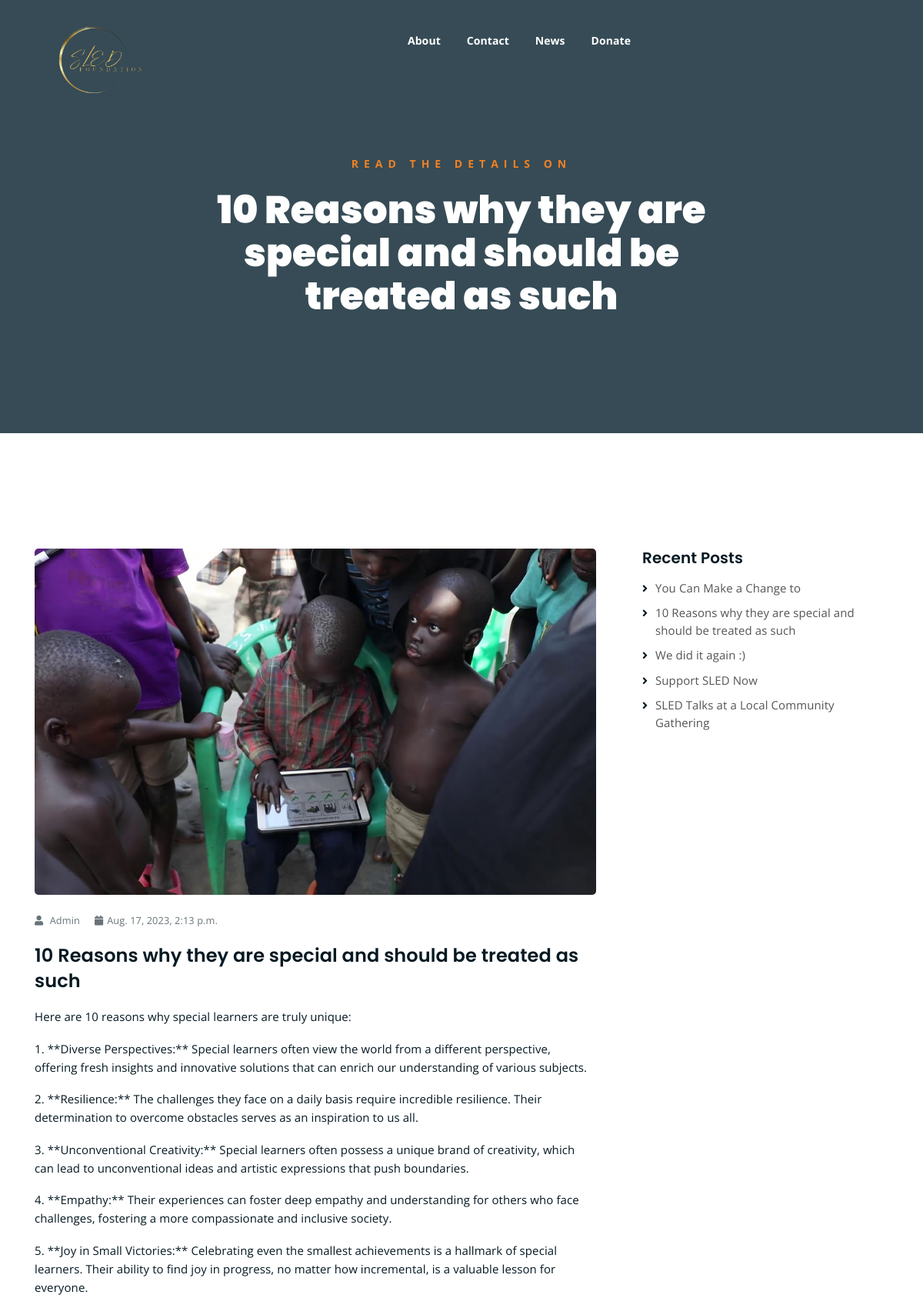
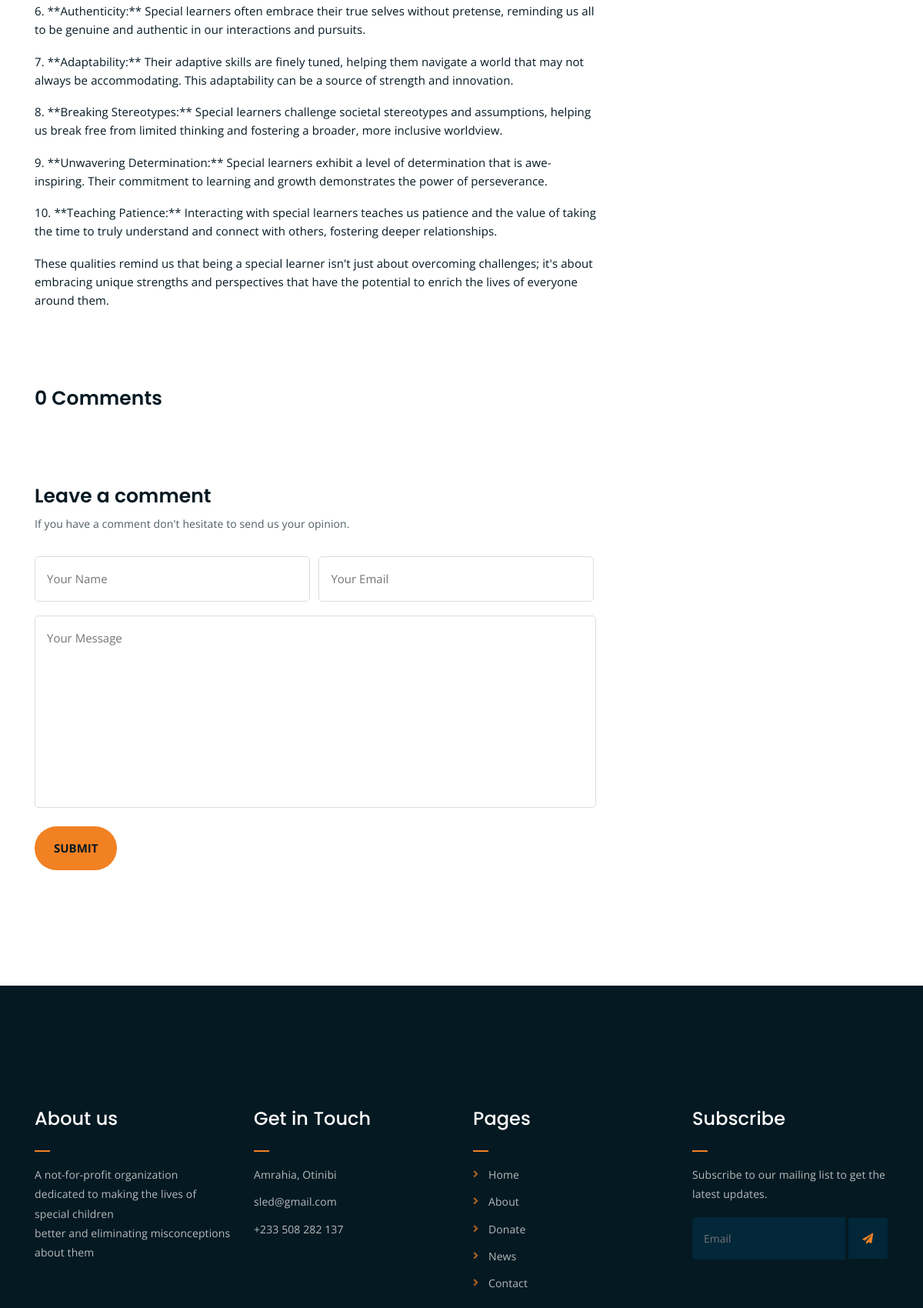
Screenshot of /blog/9 (upper part) with the database file from the repository (2 pictures, top to bottom).
### blog/models.py (models this page shows, shortened)
class Blog(models.Model):
    title = models.CharField(max_length=255)
    content = models.TextField()
    image = image = models.ImageField(upload_to='media', blank=True)
    created_at = models.DateTimeField(auto_now=True)

### blog/views.py (the view)
# urls.py: path('blog/<int:blog_id>', BV.display_blog, name='display_blog'),
def display_blog(request, blog_id):
    blog = Blog.objects.get(pk=blog_id)
    rec_post = Blog.objects.all().order_by('-created_at')[:5]
    comments = blog.comment_set.all()
    return render(request, 'single-news.html', {'blog':blog, 'rc':rec_post, 'comments':comments})

### blog/templates/single-news.html (shortened to what this page needs)
{% extends 'base.html' %}
{% block main_content %}
	<div class="breadcrumb-section breadcrumb-bg">
		<div class="container">
			<div class="row">
				<div class="col-lg-8 offset-lg-2 text-center">
					<div class="breadcrumb-text">
						<p>Read the Details on</p>
						<h1>{{blog.title}}</h1>
					</div>
				</div>
			</div>
		</div>
	</div>
	<div class="mt-150 mb-150">
		<div class="container">
			<div class="row">
				<div class="col-lg-8">
					<div class="single-article-section">
						<div class="single-article-text">
							<div
							style="background-image: url({{blog.image.url}});
							  height: 450px;
							  background-size: cover;
								background-position: center;
								border-radius: 5px;
								margin-bottom: 20px;
															"
							></div>
							<p class="blog-meta">
								<span class="author"><i class="fas fa-user"></i> Admin</span>
								<span class="date"><i class="fas fa-calendar"></i>{{blog.created_at}}</span>
							</p>
							<h2>{{blog.title}}</h2>
							<p style="font-size: medium;">{{blog.content|linebreaks}}</p>
						</div>
						<div class="comments-list-wrap">
							<h3 class="comment-count-title">{{comments.count}} Comments</h3>
						</div>
						<div   class="comment-template">
							<h4>Leave a comment</h4>
							<p>If you have a comment don't hesitate to send us your opinion.</p>
							<form id="sub_form">
								<p>
									<input type="text" id="c_name" required placeholder="Your Name">
									<input type="email" id="c_mail" required placeholder="Your Email">
								</p>
								<p><textarea required name="comment" maxlength="500" id="comment" cols="30" rows="10" placeholder="Your Message"></textarea></p>
								<p><input type="submit" value="Submit"></p>
							</form>
						</div>
					</div>
				</div>
				<div class="col-lg-4">
					<div class="sidebar-section">
						<div class="recent-posts">
							<h4>Recent Posts</h4>
							<ul>
								{% for post in rc %}
								<li><a href="{% url 'display_blog' post.id %}">{{post.title}}</a></li>
								{% endfor %}
							</ul>
						</div>
					</div>
				</div>
			</div>
		</div>
	</div>
	{% endblock main_content %}

### blog/static/assets/css/main.css (style rules this page uses)
html { font-size: 14px; font-weight: 400; line-height: 28px; height: 100%; }
body { font-family: "Open Sans", sans-serif; font-weight: 400; font-size: 1rem; letter-spacing: 0.1px; line-height: 1.8; color: #051922; overflow-x: hidden; }
a { cursor: pointer; text-decoration: none; -webkit-transition: all 0.2s ease-in-out; -o-transition: all 0.2s ease-in-out; transition: all 0.2s ease-in-out; }
h1, .h1, h2, .h2, h3, .h3, h4, .h4, h5, .h5, h6, .h6 { font-family: "Poppins", sans-serif; font-weight: 700; margin: 0 0 1.25rem 0; color: #051922; }
h1:last-child, .h1:last-child, h2:last-child, .h2:last-child, h3:last-child, .h3:last-child, h4:last-child, .h4:last-child, h5:last-child, .h5:last-child, h6:last-child, .h6:last-child { margin: 0; }
h1, .h1 { font-size: 4rem; font-weight: 700; line-height: 4rem; }
h2, .h2 { font-size: 3rem; font-weight: 700; line-height: 3.25rem; }
h3, .h3 { font-size: 2rem; font-weight: 700; line-height: 2.25rem; }
h4, .h4 { font-size: 1.5rem; font-weight: 700; line-height: 1.75rem; }
p { font-family: "Open Sans", sans-serif; font-weight: 400; font-size: 1rem; letter-spacing: 0.1px; line-height: 1.8; color: #051922; margin: 0 0 1.25rem 0; }
p:last-child { margin: 0; }
.mt-150 { margin-top: 150px; }
.mb-150 { margin-bottom: 150px; }
.breadcrumb-bg { background-image: url(../img/breadcrumb-bg.jpg); }
.breadcrumb-text p { color: #F28123; font-weight: 700; text-transform: uppercase; letter-spacing: 7px; }
.breadcrumb-text h1 { font-size: 50px; font-weight: 900; color: #fff; margin: 0; margin-top: 20px; }
.breadcrumb-section { padding: 150px 0; background-size: cover; background-position: center center; position: relative; z-index: 1; background-attachment: fixed; padding-top: 200px; }
.breadcrumb-section:after { position: absolute; left: 0; top: 0; width: 100%; height: 100%; content: ""; background-color: #07212e; z-index: -1; opacity: 0.8; }
input[type="submit"] { -webkit-transition: 0.3s; -o-transition: 0.3s; transition: 0.3s; border-radius: 50px !important; }
.recent-posts ul li { -webkit-transition: 0.3s; -o-transition: 0.3s; transition: 0.3s; }
.sidebar-section ul li a { -webkit-transition: 0.3s; -o-transition: 0.3s; transition: 0.3s; }
html, body { height: 100%; }
input[type="submit"] { background-color: #F28123; color: #051922; font-weight: 700; text-transform: uppercase; font-size: 15px; border: none !important; cursor: pointer; padding: 15px 25px; border-radius: 3px; }
p.blog-meta span { margin-right: 15px; opacity: 0.6; color: #051922; font-size: 0.85em; }
p.blog-meta span:last-child { margin-right: 0; }
p.blog-meta span i { margin-right: 5px; }
.single-article-text h2 { font-size: 24px; font-weight: 600; line-height: 1.4; margin-bottom: 10px; }
.single-article-text p { font-size: 15px; line-height: 1.6; color: #051922; }
.comments-list-wrap { margin: 100px 0; }
.comments-list-wrap h3 { font-size: 25px; font-weight: 600; margin-bottom: 50px; }
.comment-template h4 { font-size: 25px; font-weight: 600; margin-bottom: 50px; }
.comment-template h4 { margin-bottom: 10px; }
.comment-template > p { opacity: 0.7; margin-bottom: 30px; }
.comment-template form p input[type=text] { border: 1px solid #ddd; width: 49%; padding: 15px; border-radius: 5px; font-size: 15px; color: #051922; }
.comment-template form p input[type=email] { border: 1px solid #ddd; width: 49%; padding: 15px; border-radius: 5px; font-size: 15px; color: #051922; margin-left: 10px; }
.comment-template form p textarea { border: 1px solid #ddd; padding: 15px; font-size: 15px; color: #051922; border-radius: 5px; height: 250px; resize: none; width: 100%; }
.sidebar-section { margin-left: 30px; }
.sidebar-section h4 { font-size: 20px; font-weight: 600; margin-bottom: 15px; }
.sidebar-section ul { margin: 0; padding: 0; list-style: none; }
.sidebar-section ul li { line-height: 1.5; }
.sidebar-section ul li a { color: #555; font-size: 15px; }
.sidebar-section > div { margin-bottom: 60px; }
.sidebar-section > div:last-child { margin-bottom: 0; }
.recent-posts ul li, .archive-posts ul li { position: relative; padding-left: 17px; margin-bottom: 10px; }
.recent-posts ul li:before, .archive-posts ul li:before { position: absolute; left: 0; top: 2px; content: "\f105"; font-family: "Font Awesome 5 Free"; font-weight: 900; }

### blog/static/assets/css/responsive.css (style rules this page uses)
@media only screen and (min-width: 992px) and (max-width: 1200px) { .comment-template form p input[type=email] { margin-left: 8px; } }

### rows the page displays
Blog: title "10 Reasons why they are special and should be treated as such", image (picture), created_at "Aug. 17, 2023, 2:13 p.m.", content "Here are 10 reasons why special learners are truly unique: 1. **Diverse Perspectives:** Special learners often view the world from a different perspective, offering fresh insights and innovative solutions that can enrich our understanding of various subjects. 2. **Resilience:** The challenges they face on a daily basis require incredible resilience. Their determination to overcome obstacles serves as an inspiration to us all. 3. **Unconventional Creativity:** Special learners often possess a unique brand of creativity, which can lead to unconventional ideas and artistic expressions that push boundaries. 4. **Empathy:** Their experiences can foster deep empathy and understanding for others…", count "0"
Blog: title "You Can Make a Change to"
Blog: title "We did it again :)"
Blog: title "Support SLED Now"
Blog: title "SLED Talks at a Local Community Gathering"
